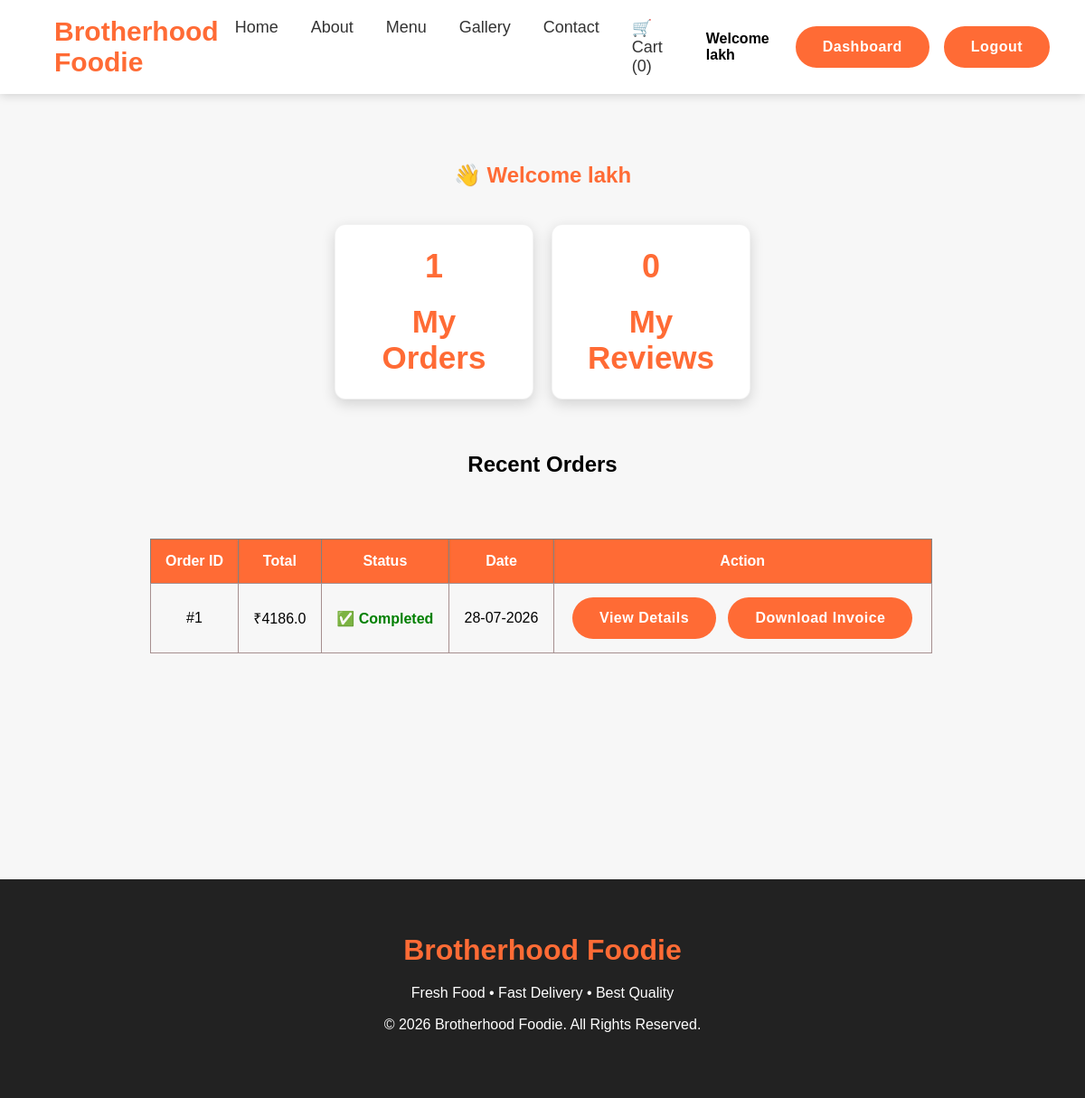
The page /dashboard (signed in) on the database as committed earlier.
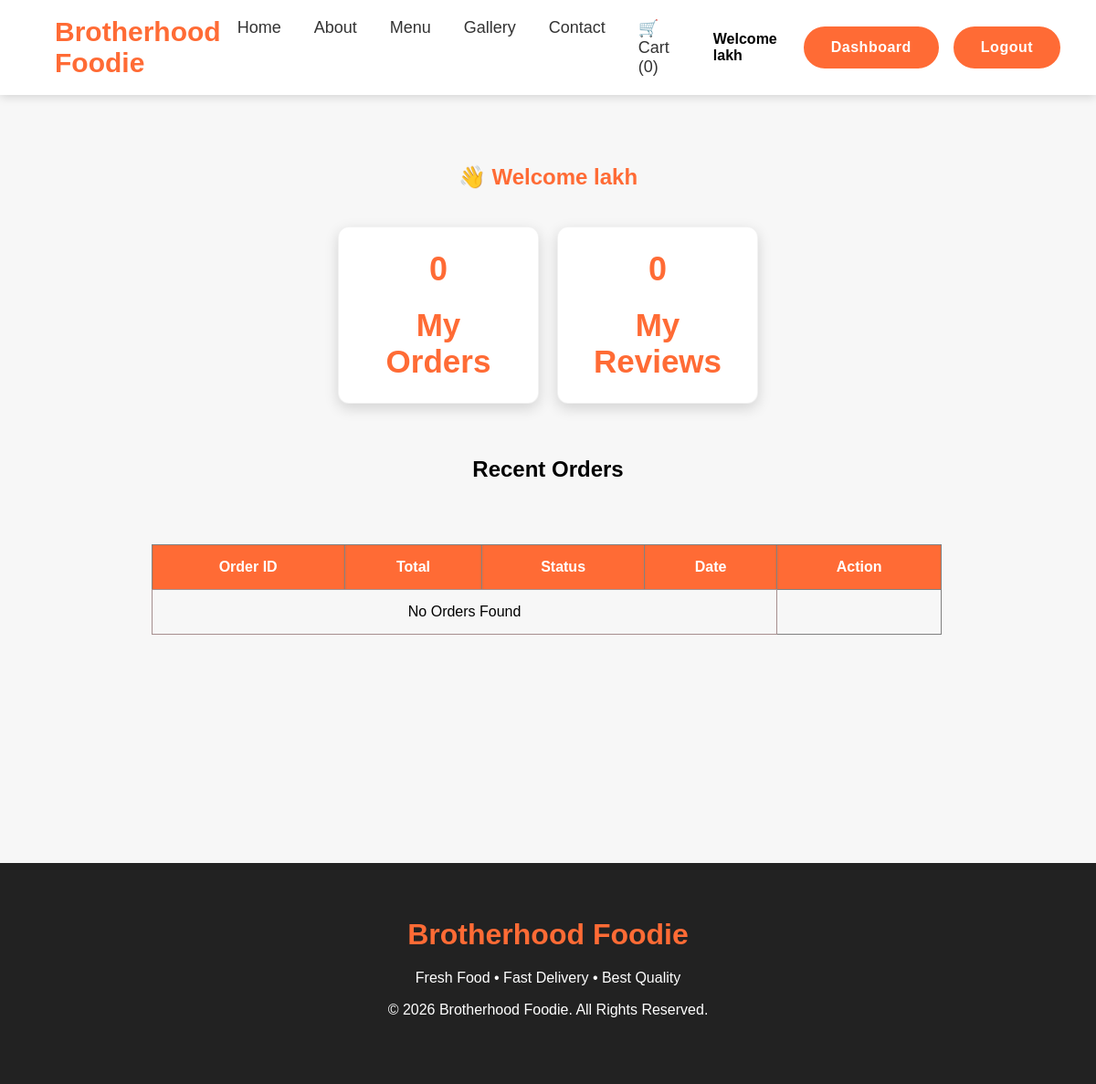
The same page on the database as committed later.
### models.py (models this page shows, shortened)
class Order(db.Model):
    __tablename__ = "orders"
    id = db.Column(db.Integer, primary_key=True)
    customer = db.Column(db.String(100), nullable=False)
    phone = db.Column(db.String(20), nullable=False)
    address = db.Column(db.Text, nullable=False)
    total = db.Column(db.Float, nullable=False)
    status = db.Column(db.String(30), default="Pending")
    created_at = db.Column(
        db.DateTime,
        server_default=db.func.now()
    )
    user_id = db.Column(
        db.Integer,
        db.ForeignKey("users.id"),
        nullable=False
    )
    user = db.relationship(
        "User",
        back_populates="orders"
    )
    items = db.relationship(
        "OrderItem",
        back_populates="order",
        cascade="all, delete-orphan",
        lazy=True
    )

### app.py (the view)
@app.route("/dashboard")
@login_required
def dashboard():
    user = db.session.get(User, current_user.id)
    my_orders = Order.query.filter_by(
        customer=user.name
    ).order_by(Order.id.desc()).all()
    my_reviews = Review.query.filter_by(
        user_id=user.id
    ).count()
    return render_template(
        "dashboard.html",
        user=user,
        my_orders=my_orders,
        my_reviews=my_reviews
    )

### app.py (called while the page is built)
@login_manager.user_loader
def load_user(user_id):
    return db.session.get(User, int(user_id))

@app.context_processor
def cart_count():
    cart = session.get("cart", {})
    total_items = sum(cart.values())
    return dict(cart_count=total_items)

### templates/dashboard.html (shortened to what this page needs)
{% extends "base.html" %}
{% block content %}
<section class="dashboard">
    <h1>
        👋 Welcome {{ user.name }}
    </h1>
    <div class="dashboard-cards">
        <div class="dashboard-card">
            <h2>{{ my_orders|length }}</h2>
            <p>My Orders</p>
        </div>
        <div class="dashboard-card">
            <h2>{{ my_reviews }}</h2>
            <p>My Reviews</p>
        </div>
    </div>
    <br>
    <h2>Recent Orders</h2>
    <table border="1" cellpadding="10" width="100%">
        <tr>
            <th>Order ID</th>
            <th>Total</th>
            <th>Status</th>
            <th>Date</th>
            <th>Action</th>
        </tr>
        {% for order in my_orders %}
        <tr>
            <td>#{{ order.id }}</td>
            <td>₹{{ order.total }}</td>
            <td>
                {% if order.status == "Pending" %}
                <span style="color:#ff9800;font-weight:bold;">
                    🟡 Pending
                </span>
                {% elif order.status == "Preparing" %}
                <span style="color:#2196F3;font-weight:bold;">
                    👨‍🍳 Preparing
                </span>
                {% elif order.status == "Out for Delivery" %}
                <span style="color:#9C27B0;font-weight:bold;">
                    🚚 Out for Delivery
                </span>
                {% elif order.status == "Completed" %}
                <span style="color:green;font-weight:bold;">
                    ✅ Completed
                </span>
                {% elif order.status == "Cancelled" %}
                <span style="color:red;font-weight:bold;">
                    ❌ Cancelled
                </span>
                {% endif %}
            </td>
            <td>{{ order.created_at.strftime("%d-%m-%Y") }}</td>
            <td>
                <a href="{{ url_for('order_details', order_id=order.id) }}" class="btn">
                    View Details
                </a>
                <a href="{{ url_for('invoice', order_id=order.id) }}" target="_blank" class="btn">
                    Download Invoice
                </a>
            </td>
        </tr>
        {% else %}
        <tr>
            <td colspan="4">
                No Orders Found
            </td>
        </tr>
        {% endfor %}
    </table>
</section>
{% endblock %}

Rows that differ between the two databases and show on the page:
removed Order: id "1", total "4186.0", status "✅ Completed", created_at "28-07-2026"
Other text that changed with them:
{{ my_orders|length }}: "1" → "0"
text now shown: "No Orders Found"
